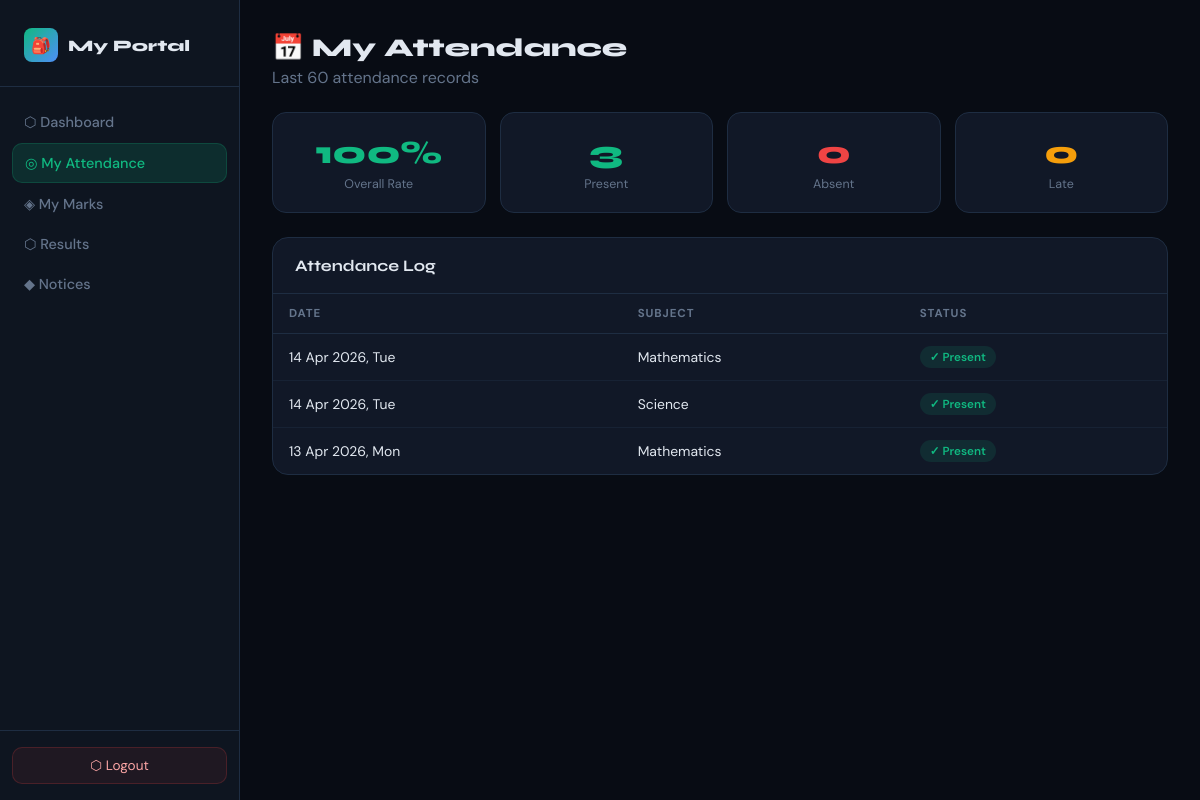
Page /student/attendance.php (signed in) on the earlier database version.
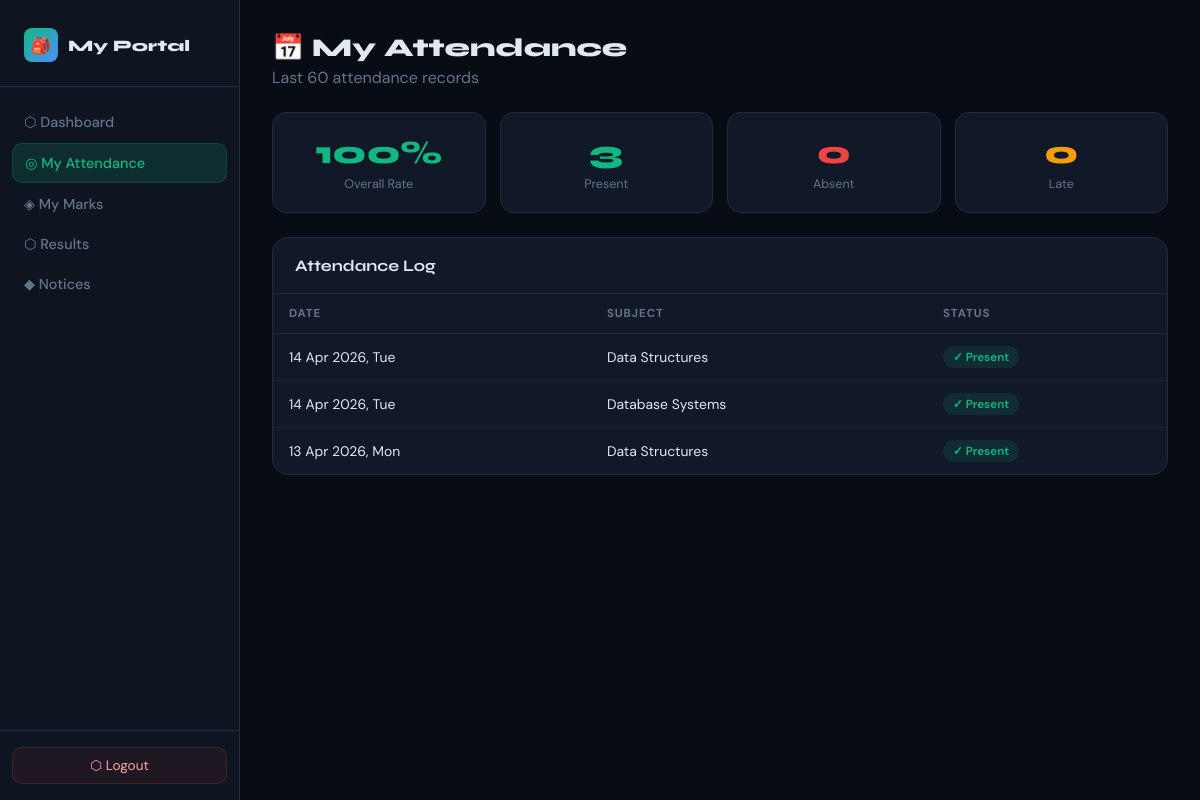
Same page on the later database version.
### tables this page shows
CREATE TABLE IF NOT EXISTS attendance (
    id INT AUTO_INCREMENT PRIMARY KEY,
    student_id INT NOT NULL,
    subject_id INT NOT NULL,
    date DATE NOT NULL,
    status ENUM('Present','Absent','Late') DEFAULT 'Present',
    marked_by INT,
    created_at TIMESTAMP DEFAULT CURRENT_TIMESTAMP,
    FOREIGN KEY (student_id) REFERENCES students(id) ON DELETE CASCADE,
    FOREIGN KEY (subject_id) REFERENCES subjects(id) ON DELETE CASCADE,
    UNIQUE KEY unique_attendance (student_id, subject_id, date)
);

CREATE TABLE IF NOT EXISTS subjects (
    id INT AUTO_INCREMENT PRIMARY KEY,
    name VARCHAR(100) NOT NULL,
    code VARCHAR(20) UNIQUE NOT NULL,
    year VARCHAR(10) NOT NULL,
    degree VARCHAR(50) NOT NULL,
    type ENUM('Theory','Lab') DEFAULT 'Theory',
    max_marks INT DEFAULT 100,
    pass_marks INT DEFAULT 35,
    created_at TIMESTAMP DEFAULT CURRENT_TIMESTAMP
);

### student/attendance.php (the view, shortened to what this page needs)
<?php
$db = getDB();
$sid = $_SESSION['student_id'];
$records = $db->query("
    SELECT a.*, sub.name as subject
    FROM attendance a JOIN subjects sub ON a.subject_id=sub.id
    WHERE a.student_id=$sid ORDER BY a.date DESC LIMIT 60
");
$all = [];
while ($r = $records->fetch_assoc()) $all[] = $r;
$total   = count($all);
$present = count(array_filter($all, fn($r) => $r['status']==='Present'));
$absent  = count(array_filter($all, fn($r) => $r['status']==='Absent'));
$late    = count(array_filter($all, fn($r) => $r['status']==='Late'));
$pct     = $total > 0 ? round($present/$total*100) : 0;
?>
<!DOCTYPE html>
<html lang="en">
<head>
</head>
<body>
<div class="sidebar">
  <div class="sidebar-logo"><div class="logo-box">🎒</div> My Portal</div>
  <nav class="sidebar-nav">
    <a href="dashboard.php" class="nav-item">⬡ Dashboard</a>
    <a href="attendance.php" class="nav-item active">◎ My Attendance</a>
    <a href="marks.php" class="nav-item">◈ My Marks</a>
    <a href="results.php" class="nav-item">⬡ Results</a>
    <a href="notices.php" class="nav-item">◆ Notices</a>
  </nav>
  <div class="sidebar-footer">
    <a href="../logout.php" class="btn-logout">⬡ Logout</a>
  </div>
</div>
<div class="main">
  <div style="margin-bottom:24px;">
    <h1 style="font-family:'Syne',sans-serif;font-size:1.6rem;font-weight:800;">📅 My Attendance</h1>
    <p style="color:var(--muted);margin-top:4px;">Last 60 attendance records</p>
  </div>
  <div class="stat-grid">
    <div class="stat-card"><div class="stat-val" style="color:var(--accent);"><?= $pct ?>%</div><div class="stat-label">Overall Rate</div></div>
    <div class="stat-card"><div class="stat-val" style="color:var(--accent);"><?= $present ?></div><div class="stat-label">Present</div></div>
    <div class="stat-card"><div class="stat-val" style="color:var(--red);"><?= $absent ?></div><div class="stat-label">Absent</div></div>
    <div class="stat-card"><div class="stat-val" style="color:var(--gold);"><?= $late ?></div><div class="stat-label">Late</div></div>
  </div>
  <div class="panel">
    <div class="panel-head"><div class="panel-title">Attendance Log</div></div>
    <table>
      <thead><tr><th>Date</th><th>Subject</th><th>Status</th></tr></thead>
      <tbody>
        <?php foreach ($all as $r): ?>
        <tr>
          <td><?= date('d M Y, D', strtotime($r['date'])) ?></td>
          <td><?= htmlspecialchars($r['subject']) ?></td>
          <td>
            <?php if ($r['status']==='Present'): ?>
              <span class="badge" style="background:rgba(16,185,129,.12);color:var(--accent);">✓ Present</span>
            <?php elseif ($r['status']==='Absent'): ?>
              <span class="badge" style="background:rgba(239,68,68,.12);color:var(--red);">✗ Absent</span>
            <?php else: ?>
              <span class="badge" style="background:rgba(245,158,11,.12);color:var(--gold);">⏰ Late</span>
            <?php endif; ?>
          </td>
        </tr>
        <?php endforeach; ?>
      </tbody>
    </table>
  </div>
</div>
</body>
</html>

### student/attendance.php (style rules this page uses)
*,*::before,*::after { box-sizing:border-box;margin:0;padding:0; }
:root { --bg:#080c14;--surface:#0e1520;--card:#111827;--border:#1e2d42;--accent:#10b981;--blue:#4f8ef7;--gold:#f59e0b;--red:#ef4444;--text:#e2e8f0;--muted:#64748b;--sidebar-w:240px; }
html,body { font-family:'DM Sans',sans-serif;background:var(--bg);color:var(--text); }
.sidebar { position:fixed;left:0;top:0;bottom:0;width:var(--sidebar-w);background:var(--surface);border-right:1px solid var(--border);display:flex;flex-direction:column;z-index:100; }
.sidebar-logo { padding:28px 24px 24px;border-bottom:1px solid var(--border);font-family:'Syne',sans-serif;font-weight:800;display:flex;align-items:center;gap:10px; }
.logo-box { width:34px;height:34px;background:linear-gradient(135deg,var(--accent),var(--blue));border-radius:8px;display:flex;align-items:center;justify-content:center; }
.sidebar-nav { flex:1;padding:16px 12px; }
.nav-item { display:flex;align-items:center;gap:12px;padding:10px 12px;border-radius:10px;text-decoration:none;color:var(--muted);font-size:.9rem;font-weight:500;transition:all .2s;margin-bottom:2px; }
.nav-item.active { background:rgba(16,185,129,.15);color:var(--accent);border:1px solid rgba(16,185,129,.2); }
.sidebar-footer { padding:16px 12px;border-top:1px solid var(--border); }
.btn-logout { display:flex;align-items:center;gap:8px;justify-content:center;padding:9px;border-radius:10px;background:rgba(239,68,68,.08);border:1px solid rgba(239,68,68,.2);color:#fca5a5;font-size:.85rem;text-decoration:none;width:100%; }
.main { margin-left:var(--sidebar-w);padding:32px; }
.stat-grid { display:grid;grid-template-columns:repeat(4,1fr);gap:14px;margin-bottom:24px; }
.stat-card { background:var(--card);border:1px solid var(--border);border-radius:14px;padding:20px;text-align:center; }
.stat-val { font-family:'Syne',sans-serif;font-size:2rem;font-weight:800;margin-bottom:4px; }
.stat-label { font-size:.78rem;color:var(--muted); }
.panel { background:var(--card);border:1px solid var(--border);border-radius:16px;overflow:hidden; }
.panel-head { padding:18px 22px;border-bottom:1px solid var(--border); }
.panel-title { font-family:'Syne',sans-serif;font-weight:700; }
table { width:100%;border-collapse:collapse; }
th { font-size:.72rem;font-weight:700;letter-spacing:.08em;text-transform:uppercase;color:var(--muted);padding:12px 16px;text-align:left;border-bottom:1px solid var(--border); }
td { padding:12px 16px;font-size:.87rem;border-bottom:1px solid rgba(30,45,66,.5); }
tr:last-child td { border-bottom:none; }
.badge { display:inline-flex;align-items:center;padding:3px 10px;border-radius:100px;font-size:.73rem;font-weight:600; }

Differences in the rows shown:
changed through a linked row, attendance (number 1 of 3 on the later page): subject.name "Mathematics" → "Data Structures"
changed through a linked row, attendance: subject.name "Science" → "Database Systems"
changed through a linked row, attendance "13 Apr 2026, Mon": subject.name "Mathematics" → "Data Structures"
